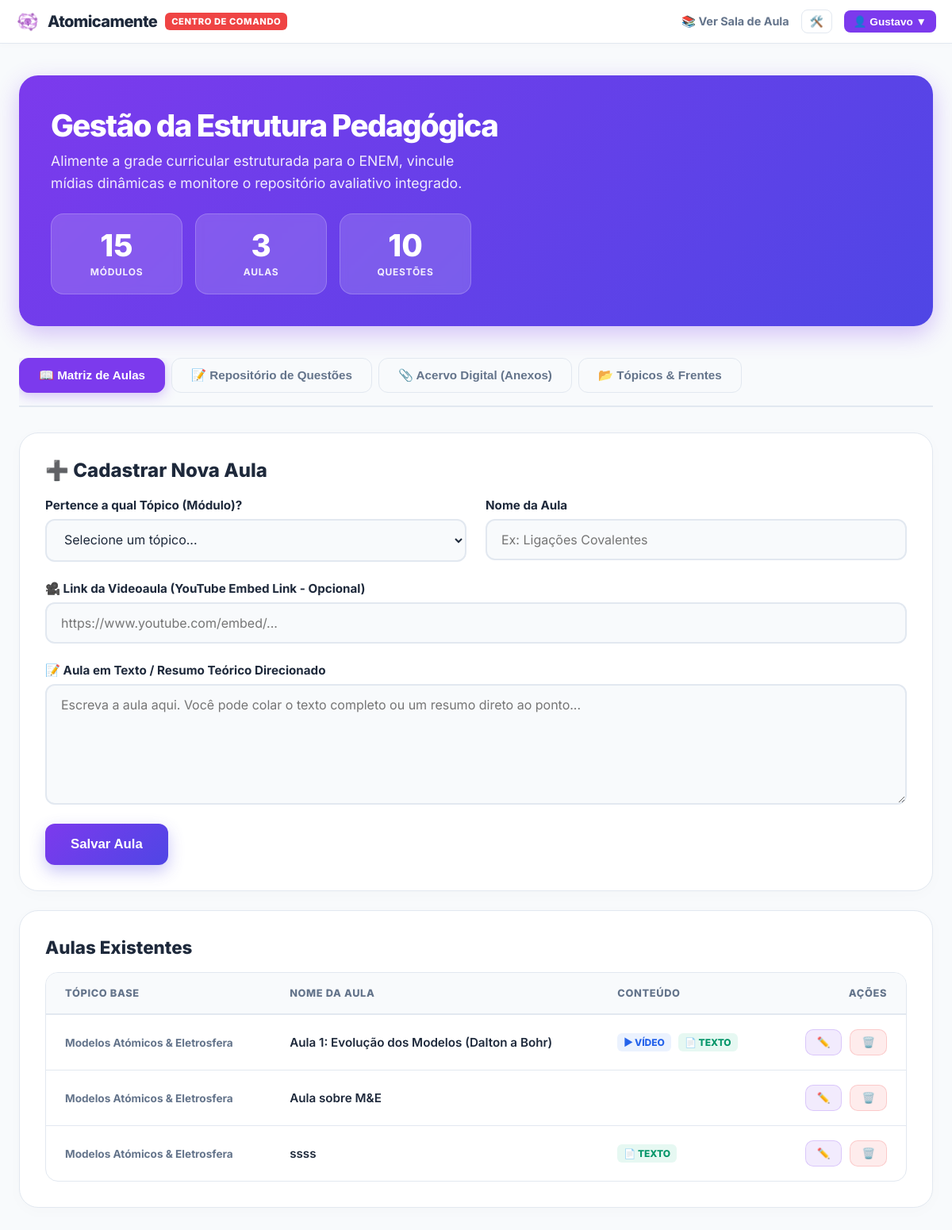
/admin.php (signed in), run on the app's committed database.
### tables this page shows
CREATE TABLE `aulas` (
  `id` int(11) NOT NULL,
  `topico_id` int(11) NOT NULL,
  `titulo` varchar(150) NOT NULL,
  `video_url` varchar(255) DEFAULT NULL,
  `resumo` text,
  `ordem` int(11) DEFAULT '1'
);

CREATE TABLE `topicos` (
  `id` int(11) NOT NULL,
  `frente_id` int(11) NOT NULL,
  `nome` varchar(100) NOT NULL,
  `slug` varchar(100) NOT NULL
);

### admin.php (the view, shortened to what this page needs)
<?php
require_once 'config.php';
$primeiro_nome = explode(' ', trim($_SESSION['user_nome'] ?? 'Admin'))[0];
$topicos = $pdo->query("SELECT t.*, f.nome as nome_frente FROM topicos t JOIN frentes f ON t.frente_id = f.id ORDER BY f.id, t.id ASC")->fetchAll();
$aulas   = $pdo->query("SELECT a.*, t.nome as nome_topico FROM aulas a JOIN topicos t ON a.topico_id = t.id ORDER BY t.id, a.id ASC")->fetchAll();
$lista_questoes = $pdo->query("
    SELECT q.*, t.nome as nome_topico, a.titulo as nome_aula
    FROM questions q
    JOIN topicos t ON q.subtopic_id = t.id
    LEFT JOIN aulas a ON q.aula_id = a.id
    ORDER BY q.id DESC LIMIT 200
")->fetchAll(PDO::FETCH_ASSOC);
$total_questoes = count($lista_questoes);
$total_topicos = count($topicos);
$total_aulas = count($aulas);
?>
<!DOCTYPE html>
<html lang="pt-BR">
<head>
</head>
<body class="dash-body">
  <header class="topo-dash">
    <div class="nav-dash">
      <a href="dashboard.php" class="marca-dash">
        <img src="assets/icone-simplificado.png" alt="Logo" style="height: 30px; border-radius: 6px;" />
        Atomicamente <span class="badge-enem">CENTRO DE COMANDO</span>
      </a>
      <div style="display: flex; align-items: center; gap: 15px;">
        <a href="materias.php" style="color: var(--texto-secundario); text-decoration: none; font-weight: 700; font-size: 0.9rem;">📚 Ver Sala de Aula</a>
        <div class="menu-dropdown">
          <button onclick="alternarDropdown('drop-config')" style="background: none; border: 1px solid var(--borda); color: var(--texto-principal); padding: 6px 10px; font-size: 0.85rem; border-radius: 8px; font-weight: 600; cursor: pointer;">🛠️</button>
        </div>
        <div class="menu-dropdown">
          <button onclick="alternarDropdown('drop-perfil')" style="background: var(--roxo-base); color: white; border: none; padding: 6px 12px; font-size: 0.85rem; border-radius: 8px; font-weight: 700; cursor: pointer;">👤 <?php echo $primeiro_nome; ?> ▼</button>
        </div>
      </div>
    </div>
  </header>
  <main class="admin-container">
    <div class="hero-admin">
      <div>
        <h1>Gestão da Estrutura Pedagógica</h1>
        <p>Alimente a grade curricular estruturada para o ENEM, vincule mídias dinâmicas e monitore o repositório avaliativo integrado.</p>
      </div>
      <div class="stats-admin">
        <div class="stat-box">
          <div class="stat-num"><?php echo $total_topicos; ?></div><div class="stat-label">Módulos</div>
        </div>
        <div class="stat-box">
          <div class="stat-num"><?php echo $total_aulas; ?></div><div class="stat-label">Aulas</div>
        </div>
        <div class="stat-box">
          <div class="stat-num"><?php echo $total_questoes; ?></div><div class="stat-label">Questões</div>
        </div>
      </div>
    </div>
    <div class="aba-nav">
      <button class="aba-link ativa" onclick="alternarAba(event, 'aba-aulas')">📖 Matriz de Aulas</button>
      <button class="aba-link" onclick="alternarAba(event, 'aba-questoes')">📝 Repositório de Questões</button>
      <button class="aba-link" onclick="alternarAba(event, 'aba-anexos')">📎 Acervo Digital (Anexos)</button>
      <button class="aba-link" onclick="alternarAba(event, 'aba-materias')">📂 Tópicos & Frentes</button>
    </div>
    <div id="aba-aulas" class="aba-painel ativo">
      <div class="card-admin" id="cardFormAula" style="margin-top: 0;">
        <h2 id="tituloFormAula" style="margin-top: 0; font-weight: 800; font-size: 1.5rem;">➕ Cadastrar Nova Aula</h2>
        <form action="admin.php" method="POST" id="formAula">
          <div class="form-row">
            <div class="form-group">
              <label>Pertence a qual Tópico (Módulo)?</label>
              <select name="topico_id" id="aulaTopico" class="form-control" required>
                <option value="">Selecione um tópico...</option>
              </select>
            </div>
            <div class="form-group">
              <label>Nome da Aula</label>
              <input type="text" name="titulo_aula" id="aulaTitulo" class="form-control" placeholder="Ex: Ligações Covalentes" required>
            </div>
          </div>
          <div class="form-group">
            <label>🎥 Link da Videoaula (YouTube Embed Link - Opcional)</label>
            <input type="url" name="video_url" id="aulaVideo" class="form-control" placeholder="https://www.youtube.com/embed/...">
          </div>
          <div class="form-group">
            <label>📝 Aula em Texto / Resumo Teórico Direcionado</label>
            <textarea name="resumo_aula" id="aulaTexto" class="form-control" rows="6" placeholder="Escreva a aula aqui. Você pode colar o texto completo ou um resumo direto ao ponto..."></textarea>
          </div>
          <div style="display:flex; gap:16px; margin-top: 20px;">
            <button type="submit" class="btn-submit" id="btnSalvarAula">Salvar Aula</button>
          </div>
        </form>
      </div>
      <div class="card-admin">
        <h2 style="margin-top: 0; font-weight: 800; font-size: 1.4rem;">Aulas Existentes</h2>
        <div class="tabela-container">
          <table class="tabela-gestao">
            <thead>
              <tr>
                <th>Tópico Base</th>
                <th>Nome da Aula</th>
                <th>Conteúdo</th>
                <th style="text-align: right;">Ações</th>
              </tr>
            </thead>
            <tbody>
              <?php foreach ($aulas as $a): ?>
                <tr>
                  <td><span style="font-size: 0.85rem; color: var(--texto-secundario); font-weight: 700;"><?php echo htmlspecialchars($a['nome_topico']); ?></span></td>
                  <td style="font-weight: 600;"><?php echo htmlspecialchars($a['titulo']); ?></td>
                  <td>
                    <?php if(!empty($a['video_url'])): ?><span class="badge-conteudo badge-video">▶ Vídeo</span><?php endif; ?>
                    <?php if(!empty($a['resumo'])): ?><span class="badge-conteudo badge-texto">📄 Texto</span><?php endif; ?>
                  </td>
                  <td style="text-align: right; white-space: nowrap;">
                    <button class="btn-editar" onclick="ativarEdicaoAula(<?php echo $a['id']; ?>)">✏️</button>
                    <form action="admin.php" method="POST" style="display:inline;" onsubmit="return confirm('Apagar esta aula vai afetar o andamento dos alunos. Tem certeza?')">
                      <button type="submit" class="btn-deletar">🗑️</button>
                    </form>
                  </td>
                </tr>
              <?php endforeach; ?>
            </tbody>
          </table>
        </div>
      </div>
    </div>
  </main>
</body>
</html>

### data on the page
aulas: topico.nome "Modelos Atómicos & Eletrosfera", titulo "Aula 1: Evolução dos Modelos (Dalton a Bohr)", shows "▶ VÍDEO", shows "📄 TEXTO"
aulas: topico.nome "Modelos Atómicos & Eletrosfera", titulo "Aula sobre M&E"
aulas: topico.nome "Modelos Atómicos & Eletrosfera", titulo "ssss", resumo "📄 TEXTO"

### other printed values
$primeiro_nome "Gustavo"
$total_topicos "15"
$total_aulas "3"
$total_questoes "10"
